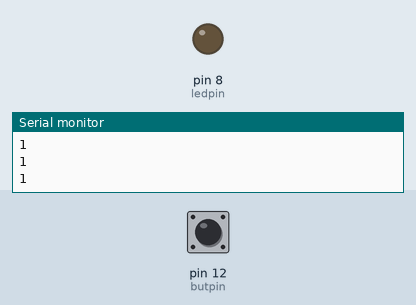
A sketch run on a simulated Arduino Uno, built with avr-gcc and run on an emulated ATmega328P. Shown: output pins drawn as LEDs (lit = HIGH), the last lines printed to the serial monitor. The test bench sets the inputs (shaded band); at power-on: pin 12 (butpin) HIGH.

Above: at 1.2 s.
1.3 s: pin 12 (butpin) pulled LOW for 0.15 s
At 1.8 s:
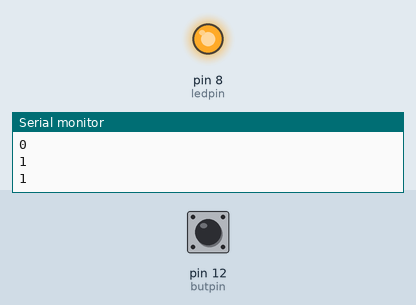
2.9 s: pin 12 (butpin) pulled LOW for 1 s
At 4.3 s:
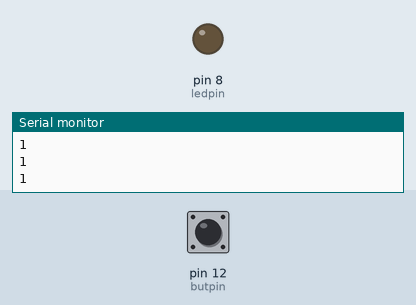
5.4 s: pin 12 (butpin) pulled LOW for 3.2 s
At 6.3 s:
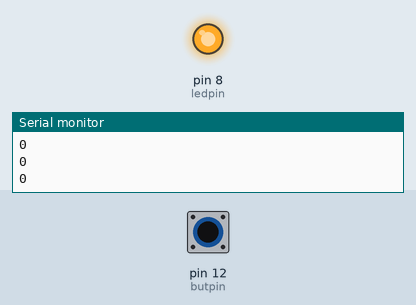
Timing chart, 0 to 8.4 s (numbered marks = the images above; inputs shaded):
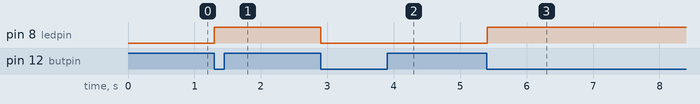

The sketch:

pushbutton-toggle.ino
```cpp
int ledpin = 8;
int butpin = 12;
int dt = 100;

int buttonval1 = 1;

bool clicked;
bool led = false;


void setup() {
  Serial.begin(115200);

  pinMode(ledpin, OUTPUT);
  pinMode(butpin, INPUT);
}

void loop() {
  int buttonval2 = digitalRead(butpin);
  Serial.println(buttonval1);
  if (buttonval1 == 1 && buttonval2 == 0){
    clicked = true;
  }
  else{
    clicked = false;
  }

  if (clicked == true){
    if (led == true){
      digitalWrite(ledpin, LOW);
      led = false;
    }
    else{
      digitalWrite(ledpin, HIGH);
      led = true;
    }
  }

  buttonval1 = buttonval2;
  delay(dt);

}
```

Measured:
- after the input at 1.3 s, pin 8 (ledpin): LOW → HIGH at once
- after the input at 2.9 s, pin 8 (ledpin): HIGH → LOW at once
- after the input at 5.4 s, pin 8 (ledpin): LOW → HIGH at once
